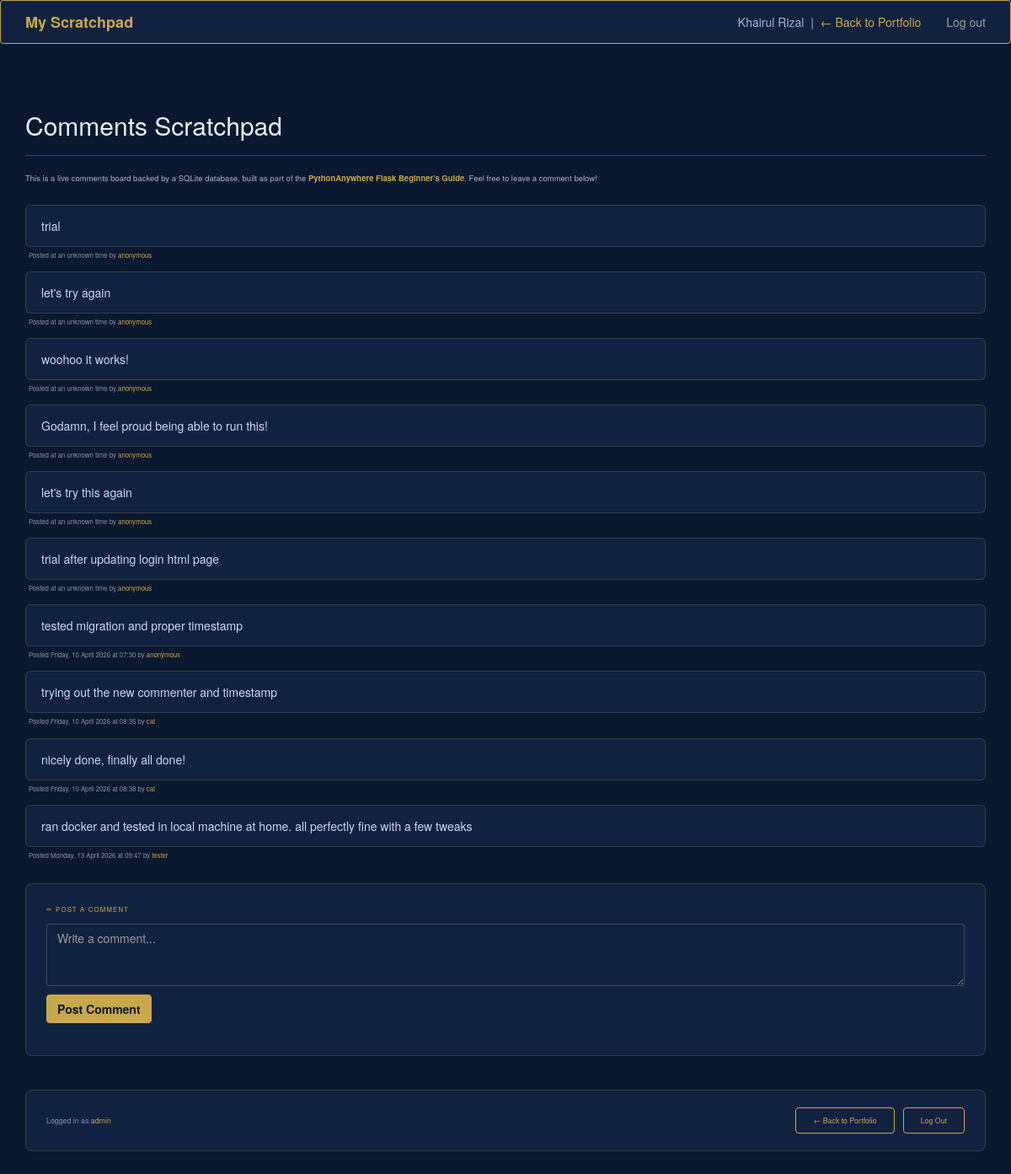
Page /scratchpad (signed in) on the committed database.
### flask_app.py (models this page shows, shortened)
class Comment(db.Model):
    __tablename__ = "comments"
    id = db.Column(db.Integer, primary_key=True)
    content = db.Column(db.String(4096))
    posted = db.Column(db.DateTime, default=datetime.now)
    commenter_id = db.Column(db.Integer, db.ForeignKey('users.id'), nullable=True)
    commenter = db.relationship('User', foreign_keys=commenter_id)

class User(UserMixin, db.Model):
    __tablename__ = "users"
    id = db.Column(db.Integer, primary_key=True)
    username = db.Column(db.String(128), unique=True, nullable=False)
    password_hash = db.Column(db.String(256), nullable=False)

### flask_app.py (the view, shortened to what this page needs)
@app.route("/scratchpad", methods=["GET", "POST"])
def index():
    if request.method == "GET":
        return render_template("main_page.html", comments=Comment.query.all())

### flask_app.py (called while the page is built)
@login_manager.user_loader
def load_user(user_id):
    return User.query.get(int(user_id))

### templates/main_page.html (shortened to what this page needs)
<html>
    <head>
        <link rel="stylesheet" href="https://maxcdn.bootstrapcdn.com/bootstrap/3.3.5/css/bootstrap.min.css">
    </head>
    <body>
        <nav class="navbar navbar-inverse">
            <div class="container">
                <div class="navbar-header">
                    <a class="navbar-brand" href="/scratchpad">My Scratchpad</a>
                </div>
                <ul class="nav navbar-nav navbar-right">
                    {% if current_user.is_authenticated %}
                        <li><a href="{{ url_for('logout') }}">Log out</a></li>
                    {% else %}
                        <li><a href="{{ url_for('login') }}">Log in</a></li>
                    {% endif %}
                </ul>
                <div class="navbar-text navbar-right" style="margin-right: 15px;">
                    Khairul Rizal &nbsp;|&nbsp;
                    <a href="/">← Back to Portfolio</a>
                </div>
            </div>
        </nav>
        <div class="container" style="margin-top: 40px;">
            <div class="page-header">
                <h2>Comments Scratchpad</h2>
            </div>
            <p class="intro-text">
                This is a live comments board backed by a SQLite database, built as part of the
                <strong style="color:#c9a84c;">PythonAnywhere Flask Beginner's Guide</strong>.
                Feel free to leave a comment below!
            </p>
            {% for comment in comments %}
            <div class="comment-box">
                {{ comment.content }}
            </div>
            <div class="comment-meta">
                Posted
                {% if comment.posted %}
                    {{ comment.posted.strftime("%A, %d %B %Y at %H:%M") }}
                {% else %}
                    at an unknown time
                {% endif %}
                by
                {% if comment.commenter %}
                    <span>{{ comment.commenter.username }}</span>
                {% else %}
                    <span>anonymous</span>
                {% endif %}
            </div>
            {% endfor %}
            {% if current_user.is_authenticated %}
            <div class="comment-form-section">
                <p class="comment-form-title">✏ Post a Comment</p>
                <form action="/scratchpad" method="POST">
                    <textarea class="form-control" name="contents" rows="3" placeholder="Write a comment..."></textarea>
                    <input type="submit" class="btn btn-success" value="Post Comment">
                </form>
            </div>
            {% endif %}
            {% if current_user.is_authenticated %}
            <div class="action-bar">
                <div class="action-bar-text">
                    Logged in as <span>{{ current_user.username }}</span>
                </div>
                <div class="action-bar-buttons">
                    <a href="/" class="btn-outline-gold">← Back to Portfolio</a>
                    <a href="{{ url_for('logout') }}" class="btn-outline-gold">Log Out</a>
                </div>
            </div>
            {% endif %}
        </div>
    </body>
</html>

### templates/main_page.html (style rules this page uses)
body { background-color: #0a192f; color: #a8b2d8; }
.navbar-inverse { background-color: #112240; border-color: #c9a84c; }
.navbar-brand { color: #c9a84c !important; font-weight: bold; }
.navbar-text { color: #a8b2d8 !important; }
.navbar-text a { color: #c9a84c !important; }
.comment-box { background: #112240; border: 1px solid rgba(201,168,76,0.2); border-radius: 6px; padding: 14px 18px; margin-bottom: 4px; color: #ccd6f6; }
.comment-meta { font-size: 0.78rem; color: #8892b0; margin-bottom: 14px; padding-left: 4px; }
.comment-meta span { color: #c9a84c; }
textarea.form-control { background: #112240; color: #ccd6f6; border-color: rgba(201,168,76,0.3); }
.btn-success { background-color: #c9a84c; border-color: #c9a84c; color: #0a192f; font-weight: bold; margin-top: 10px; }
.btn-outline-gold { background: transparent; border: 1px solid #c9a84c; color: #c9a84c; border-radius: 4px; padding: 8px 20px; font-size: 0.88rem; text-decoration: none; display: inline-block; transition: all 0.2s; }
.page-header { color: #e6f1ff; border-bottom-color: rgba(201,168,76,0.3); }
.intro-text { font-size: 0.95rem; margin-bottom: 24px; }
.action-bar { margin-top: 40px; margin-bottom: 40px; padding: 20px 24px; background: #112240; border: 1px solid rgba(201,168,76,0.2); border-radius: 8px; display: flex; align-items: center; justify-content: space-between; flex-wrap: wrap; gap: 12px; }
.action-bar-text { font-size: 0.88rem; color: #8892b0; }
.action-bar-text span { color: #c9a84c; font-weight: 500; }
.action-bar-buttons { display: flex; gap: 10px; flex-wrap: wrap; }
.comment-form-section { margin-top: 28px; padding: 24px; background: #112240; border: 1px solid rgba(201,168,76,0.2); border-radius: 8px; }
.comment-form-title { font-size: 0.78rem; letter-spacing: 0.15em; text-transform: uppercase; color: #c9a84c; margin-bottom: 12px; }

### rows in the picture
Comment: content "trial", shows "at an unknown time", shows "anonymous"
Comment: content "let's try again", shows "at an unknown time", shows "anonymous"
Comment: content "woohoo it works!", shows "at an unknown time", shows "anonymous"
Comment: content "Godamn, I feel proud being able to run this!", shows "at an unknown time", shows "anonymous"
Comment: content "let's try this again", shows "at an unknown time", shows "anonymous"
Comment: content "trial after updating login html page", shows "at an unknown time", shows "anonymous"
Comment: content "tested migration and proper timestamp", posted "Friday, 10 April 2026 at 07:30", shows "anonymous"
Comment: content "trying out the new commenter and timestamp", posted "Friday, 10 April 2026 at 08:35", commenter.username "cat"
Comment: content "nicely done, finally all done!", posted "Friday, 10 April 2026 at 08:38", commenter.username "cat"
Comment: content "ran docker and tested in local machine at home. all perfectly fine with a few tweaks", posted "Monday, 13 April 2026 at 09:47", commenter.username "tester"
User: username "admin"
